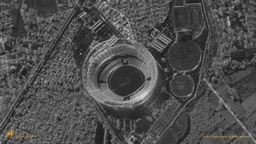
#> input picture Task 2/sar_1.jpg, 256 x 144 px, shrunk from 1200 x 675 before the run, found by its file name
$ jupyter execute --allow-errors 'Task 4.ipynb'   (text cells are left out)
#> lines starting #> are read from the running program, lines starting #| are printed output that depends on the picture; after the words box and inside, x2 and y2 are one past the last pixel; in counts of white or black regions, pixels touching at a corner belong together; pictures that were not available may be replaced by others from this repository, and a replacement may not be noted
[cell 1]
# ДЗ
# 1. Подберите парамтеры алгоритма разрастания регионов так, чтобы был выделен весь участок газона.
# 2. Реализуйте вычисление критерия однородности, отличного от представленного. Сравните результаты.
# 3. Применить алгоритм сегментации watershed+distance transform для задачи подсчета пальмовых деревьев.

[cell 2]
import math
import numpy as np
import cv2
from scipy import ndimage
import matplotlib.pyplot as plt

[cell 3]
image = cv2.imread('sar_1.jpg')
#> image is the input picture: shape (144, 256, 3); mean B, G, R 78, 78.2, 78.3
image_gray = cv2.cvtColor(image, cv2.COLOR_BGR2GRAY)
image = cv2.imread('palm_1.jpg')
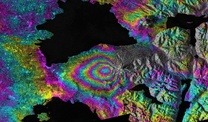
#> input picture Task 1/sar_2_color.jpg, 208 x 122 px, shrunk from 974 x 572 before the run, given in place of palm_1.jpg, which was not available
#> image is the input picture: shape (122, 208, 3); mean B, G, R 71.5, 68.6, 63.6
image_pl = cv2.cvtColor(image, cv2.COLOR_BGR2RGB)
image_gray_pl = cv2.cvtColor(image, cv2.COLOR_BGR2GRAY)
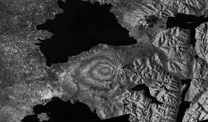
#> image_gray_pl: shape (122, 208); min 0, max 219, mean 67.5

[cell 4]
def homo_average(img, mask, point, T):
    av_val = img[mask > 0].sum() / np.count_nonzero(img[mask > 0])
    if abs(av_val - img[point]) <= T:
        return True
    return False

def region_growing(image, seed_point, homo_fun, r, T):
    mask = np.zeros(image.shape, np.uint8)
    mask[seed_point] = 1
    count = 1
    while count > 0:
        count = 0
        local_mask = np.zeros(image.shape, np.uint8)
        for i in range(r, image.shape[0] - r):
            for j in range(r, image.shape[1] - r):
                if mask[i,j] == 0 and mask[i - r:i + r, j-r: j+r].sum() > 0:
                    if homo_fun(image, mask, (i,j), T):
                        local_mask[i,j] = 1
        count = np.count_nonzero(local_mask)
        mask += local_mask
    return mask * 255

[cell 5]
seed_point = (250, 250)
#> (the rest of this cell did not finish here and is left out)

[cell 6]
def homo_min_max(img, mask, point, T):
    region_pixels = img[mask > 0]
    new_pixel_val = img[point]
    if region_pixels.size == 0:
        return True
    current_min = region_pixels.min()
    current_max = region_pixels.max()

    new_min = min(current_min, new_pixel_val)
    new_max = max(current_max, new_pixel_val)
    if (new_max - new_min) <= T:
        return True
    return False

#> (a cell that did not finish here is left out)

plt.imshow(mask_min_max, cmap="gray")
plt.show()

#> (a cell that did not finish here is left out)

[cell 9]
plt.imshow(image_gray_pl, cmap='gray')
plt.title('Исходное изображение')

[cell 10]
blurred = cv2.GaussianBlur(image_gray_pl, (31, 31), 0)
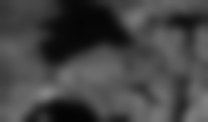
#> blurred: shape (122, 208); min 4, max 132, mean 67.5
plt.imshow(blurred, cmap='gray')
plt.title('После размытия Гаусса')

[cell 11]
ret, thresh = cv2.threshold(blurred, 0, 255, cv2.THRESH_BINARY_INV + cv2.THRESH_OTSU)
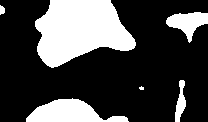
#> thresh: shape (122, 208); 27.8% white; 6 white regions (1 under 20 px), largest, box (x1, y1, x2, y2) and area: (35, 0, 136, 68) 4650, (26, 98, 129, 122) 1432, (166, 12, 208, 43) 667, (175, 80, 186, 122) 258, (0, 5, 5, 15) 38
#> ret = 54
plt.imshow(thresh, cmap='gray')
plt.title('Бинаризация')

[cell 12]
dist_transform = cv2.distanceTransform(thresh, cv2.DIST_L2, 5)
local_maxima = ndimage.maximum_filter(dist_transform, size=20, mode='constant')
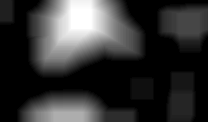
#> local_maxima: shape (122, 208) float32; min 0, max 33.76, mean 6.9; drawn with min black and max white
plt.imshow(dist_transform)
plt.title('Distance Transform')

[cell 13]
ret, sure_fg = cv2.threshold(dist_transform, 0.1 * dist_transform.max(), 255, cv2.THRESH_BINARY)
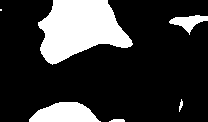
#> sure_fg: shape (122, 208) float32; 21.3% white; 6 white regions (1 under 20 px), largest, box (x1, y1, x2, y2) and area: (38, 0, 133, 65) 3959, (29, 102, 101, 122) 1031, (169, 15, 208, 35) 349, (109, 119, 125, 122) 41, (179, 99, 183, 112) 28
#> ret = 3.38
sure_fg = sure_fg.astype(np.uint8)
ret, markers = cv2.connectedComponents(sure_fg)
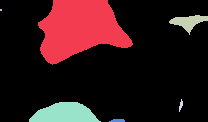
#> markers: shape (122, 208) int32; 7 distinct labels, from 0 to 6; one colour per label, 0 black
#> ret = 7
markers[dist_transform == local_maxima] = 1
#> markers: shape (122, 208) int32; 7 distinct labels, from 0 to 6
markers = ndimage.label(markers)[0]
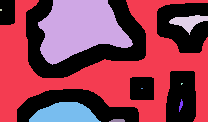
#> markers: shape (122, 208) int32; 10 distinct labels, from 0 to 9; one colour per label, 0 black
markers = cv2.watershed(image_pl, markers.astype(np.int32))
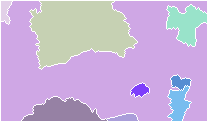
#> markers: shape (122, 208) int32; 10 distinct labels, from -1 to 9; one colour per label, 0 black, -1 white

num_trees = len(np.unique(markers)) - 1
#> num_trees = 9
segmented_image = image_pl.copy()
segmented_image[markers == -1] = [255, 0, 0]
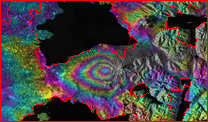
#> segmented_image: shape (122, 208, 3); mean R, G, B 74, 64.8, 67.1
plt.imshow(segmented_image)
plt.title(f'Найдено деревьев: {num_trees}')
